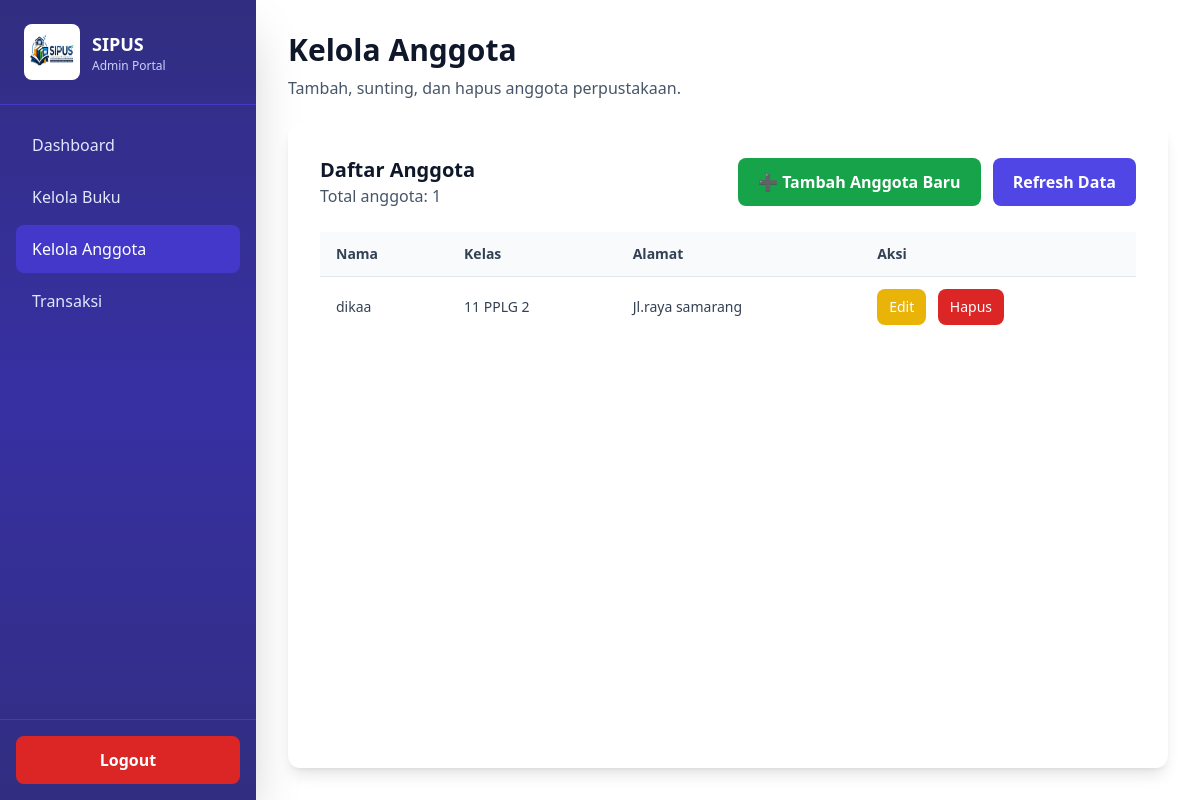
The app's page /Perpustakaan-dika/admin/kelola_anggota.php (signed in) with its own data.
### tables this page shows
CREATE TABLE `anggota` (
  `id_anggota` int(11) NOT NULL,
  `nama` varchar(100) NOT NULL,
  `kelas` varchar(50) DEFAULT NULL,
  `alamat` text DEFAULT NULL
);

### Perpustakaan-dika/admin/kelola_anggota.php (the view, shortened to what this page needs)
<?php
include '../config.php/config.php';
$members = [];
$query = "SELECT * FROM anggota ORDER BY id_anggota DESC";
$result = mysqli_query($koneksi, $query);
if ($result) {
    while ($row = mysqli_fetch_assoc($result)) {
        $members[] = $row;
    }
} else {
    $error = 'Gagal memuat data anggota: ' . mysqli_error($koneksi);
}
?>
<!DOCTYPE html>
<html lang="id">
<head>
    <script src="https://cdn.tailwindcss.com"></script>
</head>
<body class="bg-slate-50">
    <div class="flex h-screen bg-white">
        <aside class="w-64 bg-gradient-to-b from-indigo-900 via-indigo-800 to-indigo-900 text-white shadow-2xl flex flex-col">
            <div class="p-6 flex items-center gap-3 border-b border-indigo-700">
                <img src="../img/logosipus.png" alt="SIPUS Logo" class="h-14 w-14 rounded-lg bg-white p-1" />
                <div>
                    <p class="font-bold text-lg">SIPUS</p>
                    <p class="text-xs text-indigo-200">Admin Portal</p>
                </div>
            </div>
            <nav class="flex-1 flex flex-col gap-1 p-4">
                <a href="dashboard.php" class="px-4 py-3 rounded-lg hover:bg-indigo-700 text-indigo-100 transition duration-200 flex items-center gap-2">
                    Dashboard
                </a>
                <a href="kelola_buku.php" class="px-4 py-3 rounded-lg hover:bg-indigo-700 text-indigo-100 transition duration-200 flex items-center gap-2">
                    Kelola Buku
                </a>
                <a href="kelola_anggota.php" class="px-4 py-3 rounded-lg bg-indigo-700 text-white font-medium transition duration-200 flex items-center gap-2">
                    Kelola Anggota
                </a>
                <a href="transaksi.php" class="px-4 py-3 rounded-lg hover:bg-indigo-700 text-indigo-100 transition duration-200 flex items-center gap-2">
                    Transaksi
                </a>
            </nav>
            <div class="border-t border-indigo-700 p-4">
                <a href="../auth/logout.php" class="w-full px-4 py-3 bg-red-600 hover:bg-red-700 text-white font-semibold rounded-lg transition duration-200 flex items-center justify-center gap-2">
                     Logout
                </a>
            </div>
        </aside>
        <main class="flex-1 overflow-auto">
            <div class="p-8 h-full flex flex-col">
                <div class="max-w-6xl w-full mx-auto flex-1 flex flex-col">
                    <div class="page-card mb-6">
                        <h2 class="text-3xl font-bold text-slate-900">Kelola Anggota</h2>
                        <p class="text-slate-600 mt-2">Tambah, sunting, dan hapus anggota perpustakaan.</p>
                    </div>
                    <div class="bg-white rounded-xl shadow-lg p-8 flex-1 flex flex-col">
                        <div class="flex flex-col md:flex-row md:items-center md:justify-between gap-4 mb-6">
                            <div>
                                <h3 class="text-xl font-semibold text-slate-900">Daftar Anggota</h3>
                                <p class="text-slate-600">Total anggota: <?php echo count($members); ?></p>
                            </div>
                            <div class="flex flex-col gap-3 sm:flex-row">
                                <a href="anggota_tambah.php" class="bg-green-600 text-white px-5 py-3 rounded-lg font-semibold hover:bg-green-700 transition">
                                    ➕ Tambah Anggota Baru
                                </a>
                                <a href="kelola_anggota.php" class="bg-indigo-600 text-white px-5 py-3 rounded-lg font-semibold hover:bg-indigo-700 transition">
                                    Refresh Data
                                </a>
                            </div>
                        </div>
                        <?php if (count($members) > 0): ?>
                            <div class="overflow-x-auto flex-1">
                                <table class="min-w-full divide-y divide-slate-200">
                                    <thead class="bg-slate-50 sticky top-0">
                                        <tr>
                                            <th class="px-4 py-3 text-left text-sm font-semibold text-slate-700">Nama</th>
                                            <th class="px-4 py-3 text-left text-sm font-semibold text-slate-700">Kelas</th>
                                            <th class="px-4 py-3 text-left text-sm font-semibold text-slate-700">Alamat</th>
                                            <th class="px-4 py-3 text-left text-sm font-semibold text-slate-700">Aksi</th>
                                        </tr>
                                    </thead>
                                    <tbody class="divide-y divide-slate-100">
                                        <?php foreach ($members as $member): ?>
                                            <tr class="hover:bg-slate-50">
                                                <td class="px-4 py-3 text-sm text-slate-700"><?php echo htmlspecialchars($member['nama']); ?></td>
                                                <td class="px-4 py-3 text-sm text-slate-700"><?php echo htmlspecialchars($member['kelas']); ?></td>
                                                <td class="px-4 py-3 text-sm text-slate-700"><?php echo htmlspecialchars($member['alamat']); ?></td>
                                                <td class="px-4 py-3 text-sm text-slate-700 space-x-2">
                                                    <a href="anggota_edit.php?id=<?php echo intval($member['id_anggota']); ?>" class="inline-flex items-center rounded-lg bg-yellow-500 px-3 py-2 text-white hover:bg-yellow-600 transition">Edit</a>
                                                    <form action="anggota_hapus.php" method="post" class="inline-block" onsubmit="return confirm('Yakin ingin menghapus anggota ini?');">
                                                        <button type="submit" class="rounded-lg bg-red-600 px-3 py-2 text-white hover:bg-red-700 transition">Hapus</button>
                                                    </form>
                                                </td>
                                            </tr>
                                        <?php endforeach; ?>
                                    </tbody>
                                </table>
                            </div>
                        <?php else: ?>
                            <div class="rounded-xl border border-slate-200 p-6 text-slate-600 text-center flex-1 flex items-center justify-center">
                                Tidak ada data anggota yang dapat ditampilkan.
                            </div>
                        <?php endif; ?>
                    </div>
                </div>
            </div>
        </main>
    </div>
</body>
</html>

### records on screen
anggota: nama "dikaa", kelas "11 PPLG 2", alamat "Jl.raya samarang"

### other values on screen
count($members) "1"
